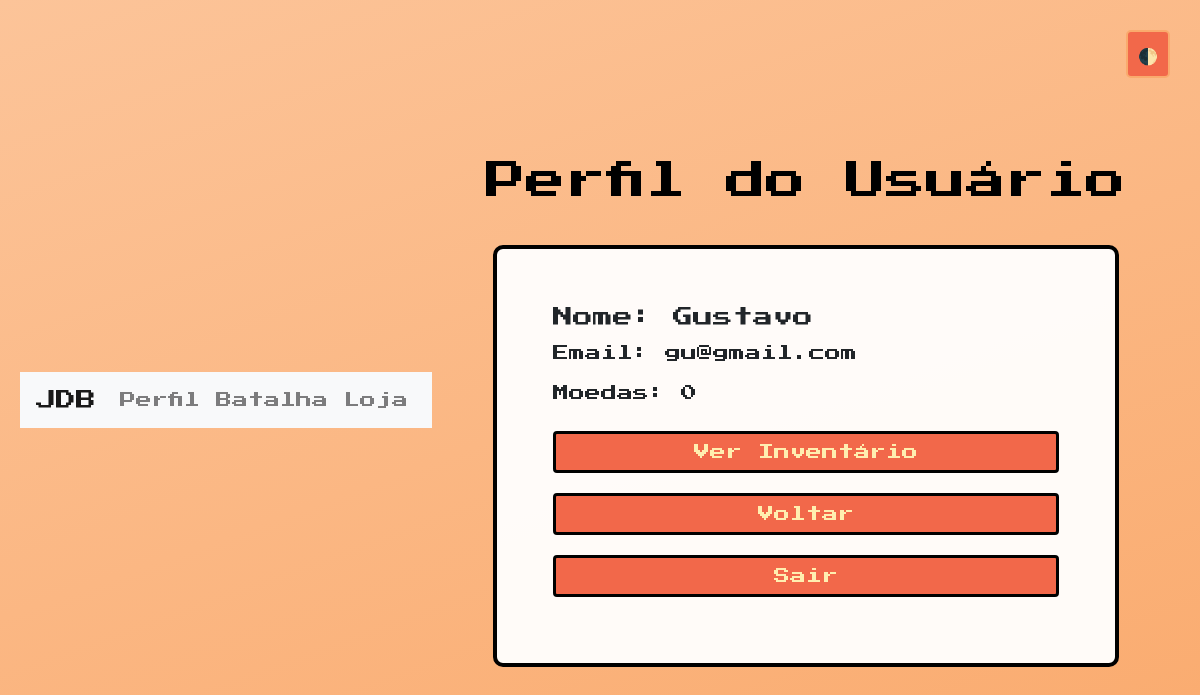
Before: /View/Perfil.php (signed in) with the older database file.
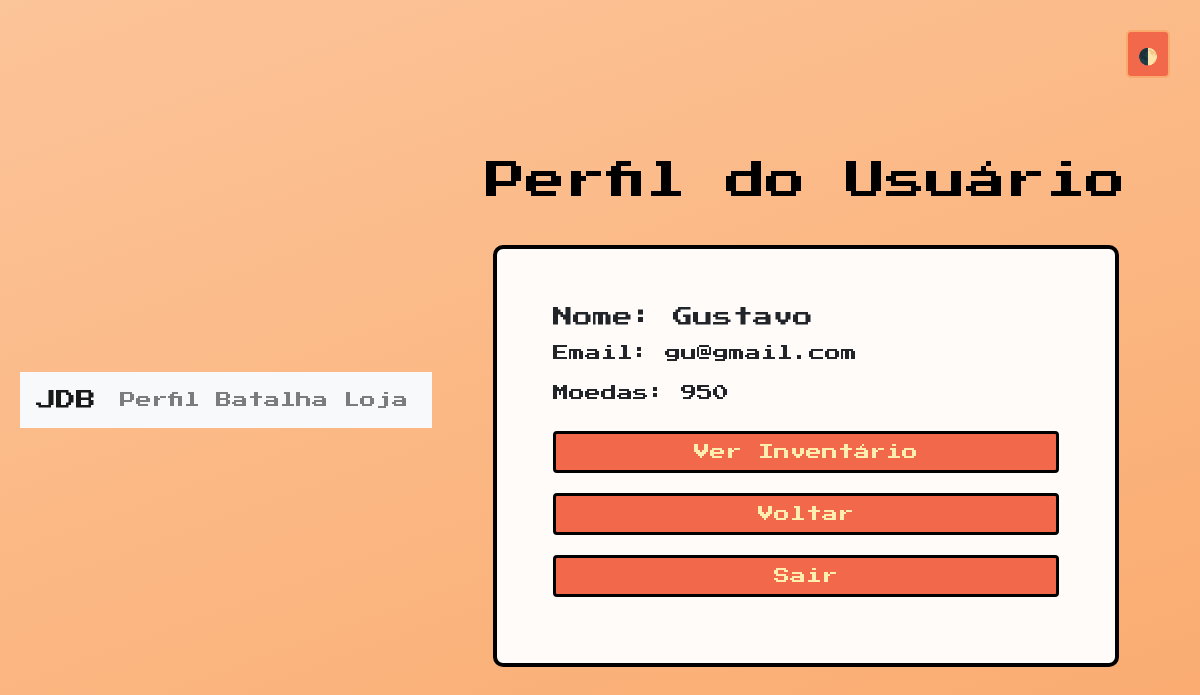
After: the same page with the newer database file.
### tables this page shows
CREATE TABLE `usuario` (
  `id` int(11) NOT NULL,
  `nome` varchar(100) NOT NULL,
  `email` varchar(200) NOT NULL,
  `senha` varchar(40) NOT NULL,
  `coin` int(11) NOT NULL DEFAULT 0
);

### Model/BancoDeDados.php (called while the page is built, shortened)
<?php
class BancoDeDados
{
    private $host;
    private $user;
    private $password;
    private $database;
    public function __construct($host, $user, $password, $database)
    {
        $this->host = $host;
        $this->user = $user;
        $this->password = $password;
        $this->database = $database;
    }
    public function connect()
    {
        return mysqli_connect($this->host, $this->user, $this->password, $this->database);
    }
    public function getUserById($id)
    {
        $conn = $this->connect();
        $sql = "SELECT id, nome, senha, email, coin FROM usuario WHERE id = " . $id;
        $result = $conn->query($sql);
        if ($result->num_rows > 0) {
            $user = $result->fetch_assoc();
        } else {
            $user = null;
        }
        return $user;
    }
}

### Controller/ControllerUsuario.php (called while the page is built, shortened)
<?php
require_once(__DIR__ . "/../Model/BancoDeDados.php");
require_once(__DIR__ . "/../Model/Usuario.php");
class ControllerUsuario
{
    private $database;
    public function __construct()
    {
        $this->database = new BancoDeDados("127.0.0.1", "root", "", "banco");
    }
    public function readUser($id)
    {
        $row = $this->database->getUserById($id);
        $user = new Usuario($row['id'], $row['nome'], $row['email'], $row['senha'], $row['coin']);
        return $user;
    }
}

### Model/Usuario.php (called while the page is built, shortened)
<?php
class Usuario {
    private $nome;
    private $email;
    private $coin;
    public function __construct($id, $nome, $email, $senha, $coin = 0) {
        $this->nome = $nome;
        $this->email = $email;
        $this->coin = $coin;
    }
    public function getNome() {
        return $this->nome;
    }
    public function getEmail() {
        return $this->email;
    }
    public function getCoin() {
        return $this->coin;
    }
}

### View/Perfil.php (the view, shortened to what this page needs)
<?php
require_once "../Controller/ControllerUsuario.php";
$controller = new ControllerUsuario();
$userId = $_SESSION['id'];
$user = $controller->readUser($userId);
?>
<!DOCTYPE html>
<html lang="en">
<head>
    <link rel="stylesheet" href="https://stackpath.bootstrapcdn.com/bootstrap/4.5.2/css/bootstrap.min.css">
    <link rel="stylesheet" href="../Assets/style.css">
</head>
<body>
<button class="theme-toggle" onclick="toggleTheme()">🌓</button>
    <nav class="navbar navbar-expand-lg navbar-light bg-light">
        <a class="navbar-brand" href="Home.php">JDB</a>
        <div class="collapse navbar-collapse" id="navbarNav">
            <ul class="navbar-nav">
                <li class="nav-item">
                    <a class="nav-link" href="Perfil.php">Perfil</a>
                </li>
                <li class="nav-item">
                    <a class="nav-link" href="Batalha.php">Batalha</a>
                </li>
                <li class="nav-item">
                    <a class="nav-link" href="Loja.php">Loja</a>
                </li>
            </ul>
        </div>
    </nav>
    <div class="container mt-4">
    <h1>Perfil do Usuário</h1>
    <div class="card">
        <div class="card-body">
            <h5 class="card-title">Nome: <?php echo htmlspecialchars($user->getNome()); ?></h5>
            <p class="card-text">Email: <?php echo htmlspecialchars($user->getEmail()); ?></p>
            <p class="card-text">Moedas: <?php echo htmlspecialchars($user->getCoin()); ?></p>
            <a href="Inventario.php" class=" btn btn-primary">Ver Inventário</a>
            <a href="Home.php" class="btn btn-primary">Voltar</a>
            <form action="../Processamento/ProcessUsuario.php" method="POST" style="display: inline;">
                <button type="submit" class="btn btn-primary">Sair</button>
            </form>
        </div>
    </div>
</div>
</body>
</html>

### Assets/style.css (style rules this page uses)
:root { --color1: #FCC499; --color2: #FAAA6D; --color3: #419EAE; --color4: #FFEEB0; --color5: #F2684A; --color6: #000000 ; --dark: #000000; }
html { transition: background-color 0.5s ease, color 0.5s ease; }
body { background: linear-gradient(160deg, var(--color1) 0%, var(--color2) 100%); font-family: 'Press Start 2P', cursive; height: 100vh; display: flex; align-items: center; justify-content: center; margin: 0; padding: 20px; box-sizing: border-box; transition: inherit; scroll-behavior: smooth; scroll-padding-top: 8rem; }
h1 { color: var(--color6); }
.container { display: flex; flex-direction: column; align-items: center; gap: 2rem; padding: 20px; }
.card { background: rgba(255, 255, 255, 0.95); border: 4px solid var(--dark); border-radius: 10px; padding: 2rem; margin: 0 auto; align-items: center; }
.btn-primary { background: var(--color5); border: 3px solid var(--dark); color: var(--color4); width: 100%; margin: 10px 0; transition: all 0.2s ease; }
.theme-toggle { top: 20px; right: 20px; z-index: 1000; }
.card-body { padding: 1.5rem; color: var(--text); }
.theme-toggle { position: fixed; top: 30px; right: 30px; background: var(--color5); border: 2px solid var(--color2); color: var(--text); padding: 10px; cursor: pointer; border-radius: 5px; z-index: 1000; transition: all 0.3s ease; }

Changed rows visible on the page:
changed usuario "Gustavo": coin "0" → "950"
